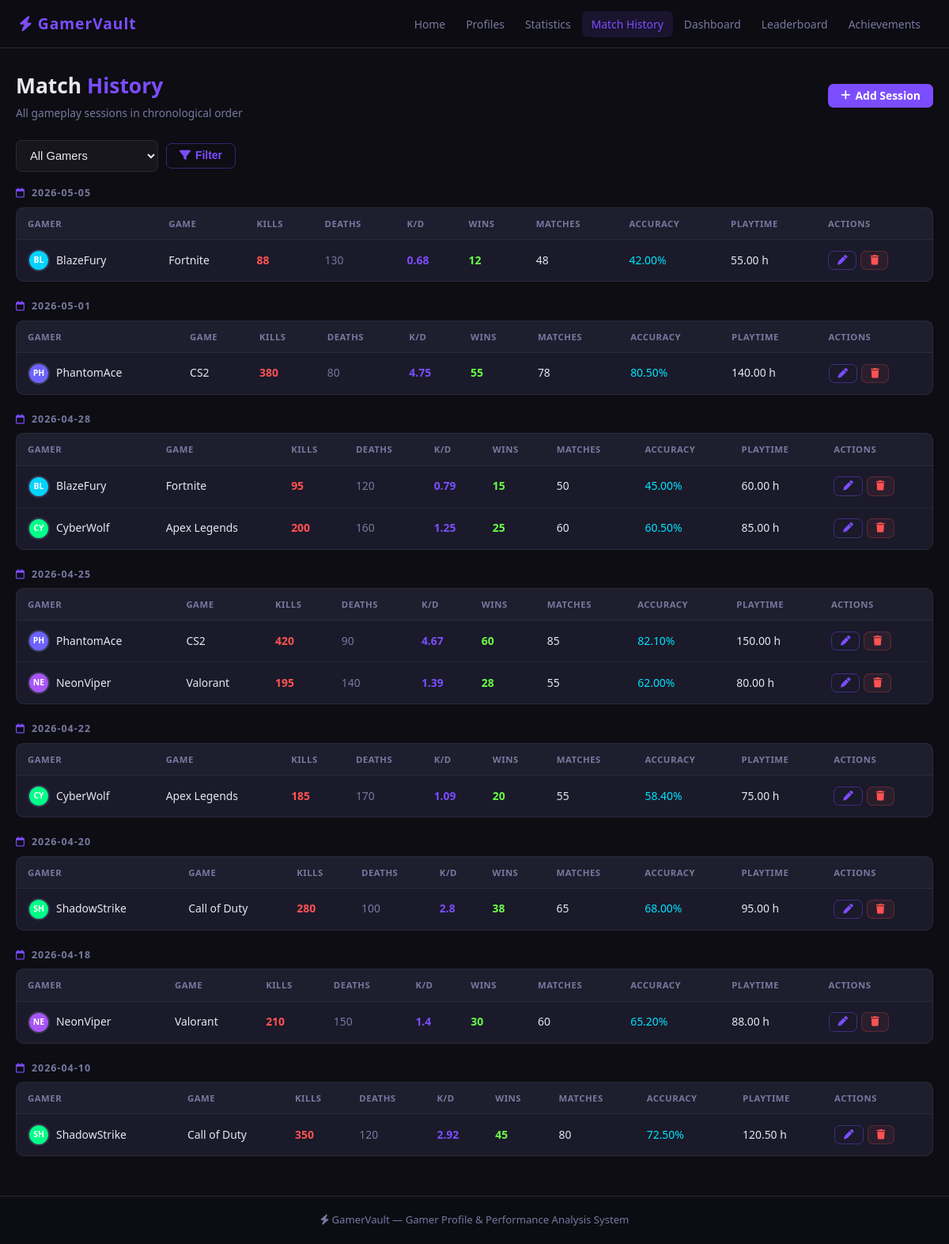
The app's page /match_history.php with its own data.
### tables this page shows
CREATE TABLE statistics (
    id             INT AUTO_INCREMENT PRIMARY KEY,
    profile_id     INT NOT NULL,
    game_title     VARCHAR(100) NOT NULL,
    kills          INT DEFAULT 0,
    deaths         INT DEFAULT 0,
    wins           INT DEFAULT 0,
    matches_played INT DEFAULT 0,
    accuracy       DECIMAL(5,2) DEFAULT 0.00,
    playtime       DECIMAL(8,2) DEFAULT 0.00,
    session_date   DATE,
    FOREIGN KEY (profile_id) REFERENCES profiles(id) ON DELETE CASCADE
);

CREATE TABLE profiles (
    id            INT AUTO_INCREMENT PRIMARY KEY,
    gamer_name    VARCHAR(100) NOT NULL,
    favorite_game VARCHAR(100) DEFAULT '',
    gamer_rank    VARCHAR(50)  DEFAULT 'Unranked',
    preferred_role VARCHAR(50) DEFAULT '',
    bio           TEXT,
    level         INT DEFAULT 1,
    xp            INT DEFAULT 0,
    created_at    TIMESTAMP DEFAULT CURRENT_TIMESTAMP
);

### config.php (called while the page is built, shortened)
<?php
function avatarColor($name) {
    $colors = ['#6c63ff','#ff6584','#00d4ff','#00ff88','#ffaa00','#ff4466','#a855f7','#06b6d4'];
    return $colors[ord($name[0] ?? 'A') % count($colors)];
}
function initials($name) {
    $name = trim($name);
    $parts = preg_split('/\s+/', $name);
    return strtoupper(substr($name, 0, 2));
}
?>

### match_history.php (the view, shortened to what this page needs)
<?php
require_once 'config.php';
$filter_profile = (int)($_GET['profile_id'] ?? 0);
if ($filter_profile) {
    $stmt = $conn->prepare(
        "SELECT s.*, p.gamer_name FROM statistics s
         JOIN profiles p ON p.id = s.profile_id
         WHERE s.profile_id = ?
         ORDER BY s.session_date DESC, s.id DESC"
    );
    $stmt->bind_param('i', $filter_profile);
    $stmt->execute();
    $rows = $stmt->get_result();
} else {
    $rows = $conn->query(
        "SELECT s.*, p.gamer_name FROM statistics s
         JOIN profiles p ON p.id = s.profile_id
         ORDER BY s.session_date DESC, s.id DESC"
    );
}
require_once 'includes/header.php';
?>
<div class="page-header">
    <div>
        <div class="page-title">Match <span>History</span></div>
        <div class="page-sub">All gameplay sessions in chronological order</div>
    </div>
    <a href="stat_add.php" class="btn btn-primary"><i class="fa-solid fa-plus"></i> Add Session</a>
</div>
<form method="GET" class="filter-bar">
    <select name="profile_id" class="form-control">
        <option value="">All Gamers</option>
    </select>
    <button type="submit" class="btn btn-outline"><i class="fa-solid fa-filter"></i> Filter</button>
</form>
<?php if ($rows->num_rows === 0): ?>
<div class="empty">
    <i class="fa-solid fa-clock-rotate-left" style="font-size:2.8rem;color:var(--dim);display:block;margin-bottom:12px"></i>
    <p>No sessions found for the selected filter.</p>
</div>
<?php else:
    $sessions = [];
    while ($row = $rows->fetch_assoc()) {
        $sessions[$row['session_date']][] = $row;
    }
?>
<?php foreach ($sessions as $date => $day_sessions): ?>
<div style="margin-bottom:22px;">
    <div style="font-size:0.78rem;font-weight:700;color:var(--muted);text-transform:uppercase;letter-spacing:1px;margin-bottom:8px;display:flex;align-items:center;gap:8px;">
        <i class="fa-regular fa-calendar" style="color:var(--purple)"></i>
        <?= htmlspecialchars($date) ?>
    </div>
    <div class="card">
        <div class="table-wrap">
            <table class="data-table">
                <thead>
                    <tr><th>Gamer</th><th>Game</th><th>Kills</th><th>Deaths</th><th>K/D</th><th>Wins</th><th>Matches</th><th>Accuracy</th><th>Playtime</th><th>Actions</th></tr>
                </thead>
                <tbody>
                <?php foreach ($day_sessions as $s):
                    $kd = $s['deaths'] > 0 ? round($s['kills'] / $s['deaths'], 2) : $s['kills'];
                ?>
                <tr>
                    <td>
                        <div style="display:flex;align-items:center;gap:8px;">
                            <div class="avatar" style="width:28px;height:28px;font-size:0.65rem;background:<?= avatarColor($s['gamer_name']) ?>"><?= initials($s['gamer_name']) ?></div>
                            <a href="profile_detail.php?id=<?= $s['profile_id'] ?>" style="text-decoration:none;color:var(--text)">
                                <?= htmlspecialchars($s['gamer_name']) ?>
                            </a>
                        </div>
                    </td>
                    <td><?= htmlspecialchars($s['game_title']) ?></td>
                    <td style="color:var(--red);font-weight:700"><?= $s['kills'] ?></td>
                    <td style="color:var(--muted)"><?= $s['deaths'] ?></td>
                    <td style="color:var(--purple);font-weight:700"><?= $kd ?></td>
                    <td style="color:var(--green);font-weight:700"><?= $s['wins'] ?></td>
                    <td><?= $s['matches_played'] ?></td>
                    <td style="color:var(--cyan)"><?= $s['accuracy'] ?>%</td>
                    <td><?= $s['playtime'] ?> h</td>
                    <td>
                        <div style="display:flex;gap:5px;">
                            <a href="stat_edit.php?id=<?= $s['id'] ?>" class="btn btn-outline btn-sm"><i class="fa-solid fa-pen"></i></a>
                            <a href="stat_delete.php?id=<?= $s['id'] ?>"
                               class="btn btn-red btn-sm"
                               onclick="return confirmDelete('Delete this session?')"><i class="fa-solid fa-trash"></i></a>
                        </div>
                    </td>
                </tr>
                <?php endforeach; ?>
                </tbody>
            </table>
        </div>
    </div>
</div>
<?php endforeach; ?>
<?php endif; ?>
<?php require_once 'includes/footer.php'; ?>

### css/style.css (style rules this page uses)
:root { --bg: #0d0d13; --bg2: #13131f; --card: #1a1a2a; --card2: #1e1e2e; --border: #2a2a3d; --border2: #363650; --purple: #7c4dff; --cyan: #00e5ff; --yellow: #ffd740; --green: #69ff47; --red: #ff5252; --orange: #ffab40; --text: #e8e8f0; --muted: #7878a0; --dim: #454568; --radius: 10px; --glow: 0 0 22px rgba(124,77,255,0.22); --ease: all 0.25s ease; }
* { margin:0; padding:0; box-sizing:border-box; }
body { background: var(--bg); color: var(--text); font-family: 'Segoe UI', system-ui, Arial, sans-serif; min-height: 100vh; display: flex; flex-direction: column; font-size: 15px; line-height: 1.5; }
a { color: inherit; }
.page-header { display: flex; align-items: center; justify-content: space-between; flex-wrap: wrap; gap: 12px; margin-bottom: 24px; }
.page-title { font-size: 1.65rem; font-weight: 800; }
.page-title span { color: var(--purple); }
.page-sub { color: var(--muted); font-size: 0.86rem; margin-top: 4px; }
.btn { display: inline-flex; align-items: center; gap: 6px; padding: 8px 16px; border: none; border-radius: 7px; font-size: 0.87rem; font-weight: 600; cursor: pointer; text-decoration: none; transition: var(--ease); white-space: nowrap; line-height: 1; }
.btn-primary { background: var(--purple); color: #fff; }
.btn-outline { background: transparent; color: var(--purple); border: 1px solid rgba(124,77,255,0.4); }
.btn-red { background: rgba(255,82,82,0.07); color: var(--red); border: 1px solid rgba(255,82,82,0.24); }
.btn-sm { padding: 5px 11px; font-size: 0.78rem; }
.card { background: var(--card); border: 1px solid var(--border); border-radius: var(--radius); transition: border-color 0.25s; }
.avatar { width: 52px; height: 52px; border-radius: 50%; display: flex; align-items: center; justify-content: center; font-size: 1.2rem; font-weight: 800; color: #fff; flex-shrink: 0; border: 2px solid var(--border2); }
.table-wrap { overflow-x: auto; }
.data-table { width:100%; border-collapse:collapse; }
.data-table th { text-align:left; padding:11px 14px; font-size:0.71rem; text-transform:uppercase; letter-spacing:0.5px; color:var(--muted); border-bottom:1px solid var(--border); background:rgba(255,255,255,0.02); white-space:nowrap; }
.data-table td { padding:12px 14px; font-size:0.87rem; border-bottom:1px solid rgba(255,255,255,0.04); vertical-align:middle; }
.data-table tr:last-child td { border-bottom:none; }
.form-control { width:100%; background:rgba(255,255,255,0.04); border:1px solid var(--border); border-radius:7px; padding:10px 13px; color:var(--text); font-size:0.92rem; transition:var(--ease); }
.form-control option { background:var(--bg2); color:var(--text); }
.filter-bar { display:flex; gap:10px; align-items:center; flex-wrap:wrap; margin-bottom:18px; }
.filter-bar .form-control { width:auto; min-width:180px; }

### records on screen
statistics: profile.gamer_name "BL", profile.gamer_name "BlazeFury", game_title "Fortnite", kills "88", deaths "130", kd "0.68", wins "12", matches_played "48", accuracy "42.00", playtime "55.00"
statistics: profile.gamer_name "PH", profile.gamer_name "PhantomAce", game_title "CS2", kills "380", deaths "80", kd "4.75", wins "55", matches_played "78", accuracy "80.50", playtime "140.00"
statistics: profile.gamer_name "BL", profile.gamer_name "BlazeFury", game_title "Fortnite", kills "95", deaths "120", kd "0.79", wins "15", matches_played "50", accuracy "45.00", playtime "60.00"
statistics: profile.gamer_name "CY", profile.gamer_name "CyberWolf", game_title "Apex Legends", kills "200", deaths "160", kd "1.25", wins "25", matches_played "60", accuracy "60.50", playtime "85.00"
statistics: profile.gamer_name "PH", profile.gamer_name "PhantomAce", game_title "CS2", kills "420", deaths "90", kd "4.67", wins "60", matches_played "85", accuracy "82.10", playtime "150.00"
statistics: profile.gamer_name "NE", profile.gamer_name "NeonViper", game_title "Valorant", kills "195", deaths "140", kd "1.39", wins "28", matches_played "55", accuracy "62.00", playtime "80.00"
statistics: profile.gamer_name "CY", profile.gamer_name "CyberWolf", game_title "Apex Legends", kills "185", deaths "170", kd "1.09", wins "20", matches_played "55", accuracy "58.40", playtime "75.00"
statistics: profile.gamer_name "SH", profile.gamer_name "ShadowStrike", game_title "Call of Duty", kills "280", deaths "100", kd "2.8", wins "38", matches_played "65", accuracy "68.00", playtime "95.00"
statistics: profile.gamer_name "NE", profile.gamer_name "NeonViper", game_title "Valorant", kills "210", deaths "150", kd "1.4", wins "30", matches_played "60", accuracy "65.20", playtime "88.00"
statistics: profile.gamer_name "SH", profile.gamer_name "ShadowStrike", game_title "Call of Duty", kills "350", deaths "120", kd "2.92", wins "45", matches_played "80", accuracy "72.50", playtime "120.50"

### other values on screen
$date "2026-05-05"
$date "2026-05-01"
$date "2026-04-28"
$date "2026-04-25"
$date "2026-04-22"
$date "2026-04-20"
$date "2026-04-18"
$date "2026-04-10"
